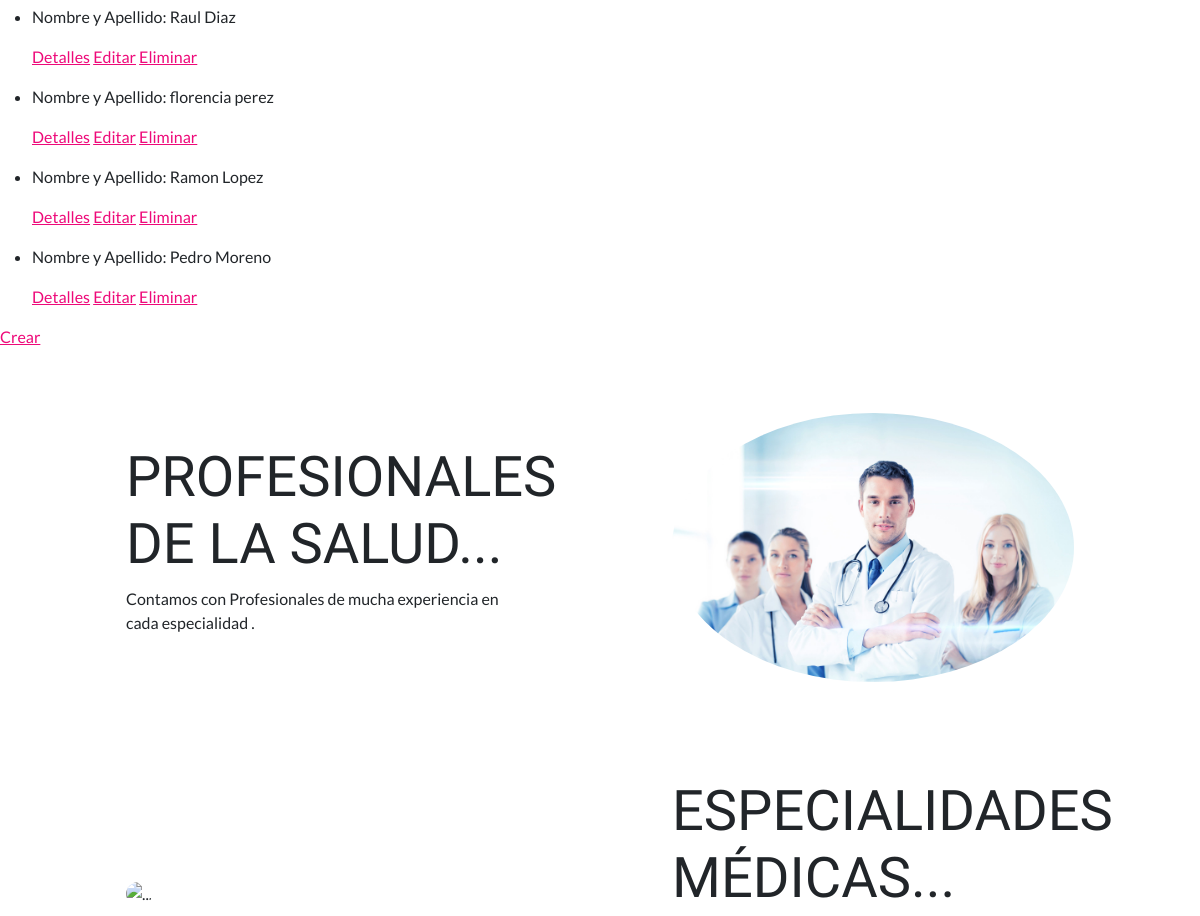
Page /AppCoder/paciente/list (middle part) on the earlier database version.
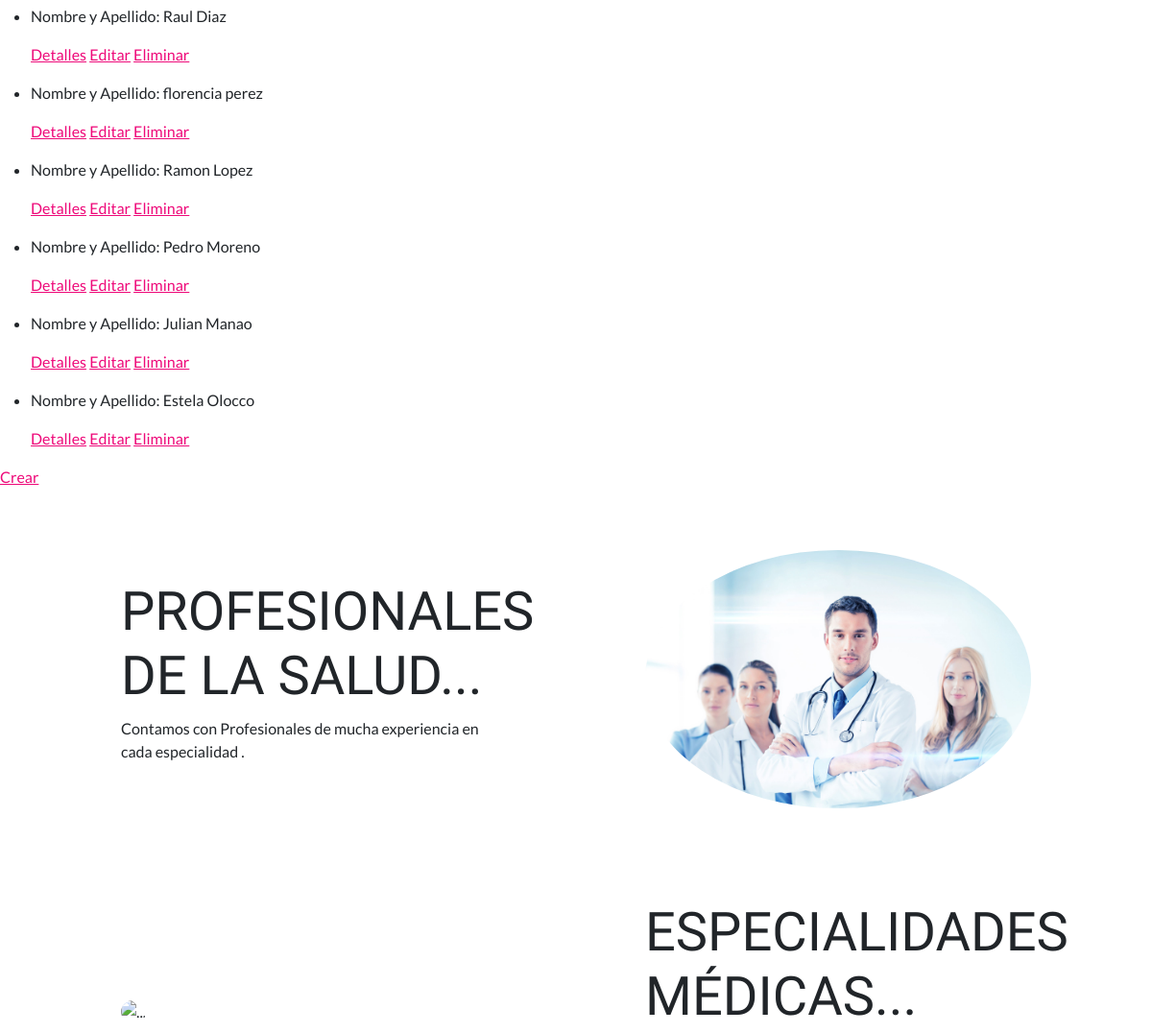
Same page on the later database version.
### AppCoder/models.py (models this page shows)
class Paciente (models.Model):
    nombre=models.CharField (max_length=30)
    apellido= models.CharField (max_length=30)
    email= models.EmailField()
    fecha_nacimiento= models.DateField(null=True)

### AppCoder/views.py (the view)
# urls.py: path('paciente/list', PacienteList.as_view(), name='Paciente/List'),
class PacienteList(ListView):
    model = Paciente
    template_name = "AppCoder/pacientes_list.html"

### templates/AppCoder/pacientes_list.html (shortened to what this page needs)
{% extends "AppCoder/padre.html" %}
{% block ContenidoQueCambia %}
    <ul>
        {% for paciente in object_list %}
        <li>
            <p>Nombre y Apellido: {{paciente.nombre}} {{paciente.apellido}}</p>
            <p>
                <a href="{% url 'Paciente/Detail' paciente.id %}">Detalles</a>
                <a href="{% url 'Paciente/Edit' paciente.id %}">Editar</a>
                <a href="{% url 'Paciente/Delete' paciente.id %}">Eliminar</a>
            </p>
        </li>
        {% endfor %}
    </ul>
    <p>
        <a href="{% url 'Paciente/New' %}">Crear</a>
    </p>
{% endblock ContenidoQueCambia %}

Differences in the rows shown:
added Paciente: nombre "Julian", apellido "Manao"
added Paciente: nombre "Estela", apellido "Olocco"
